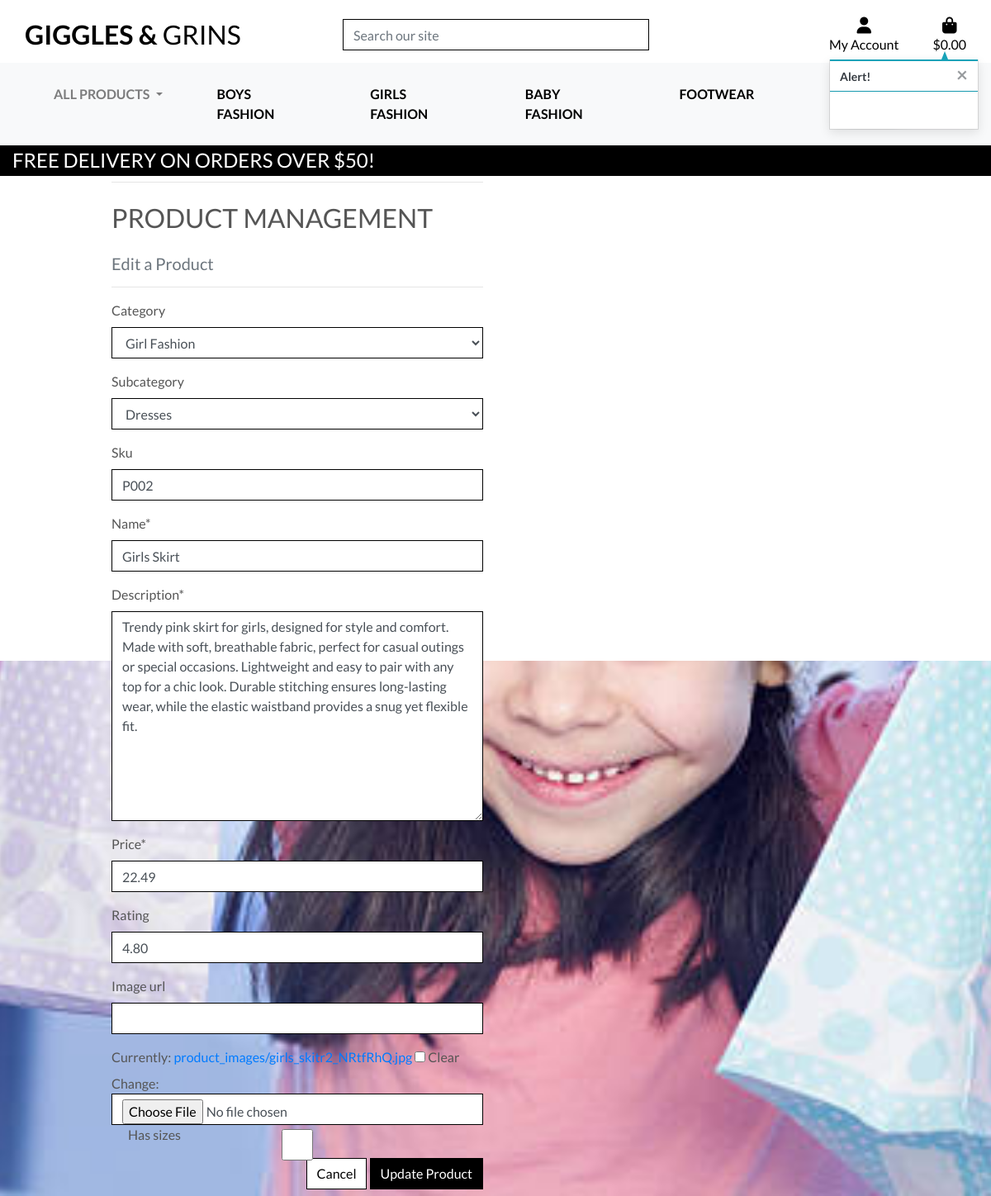
The page /products/edit/2/ (signed in) on the database as committed earlier.
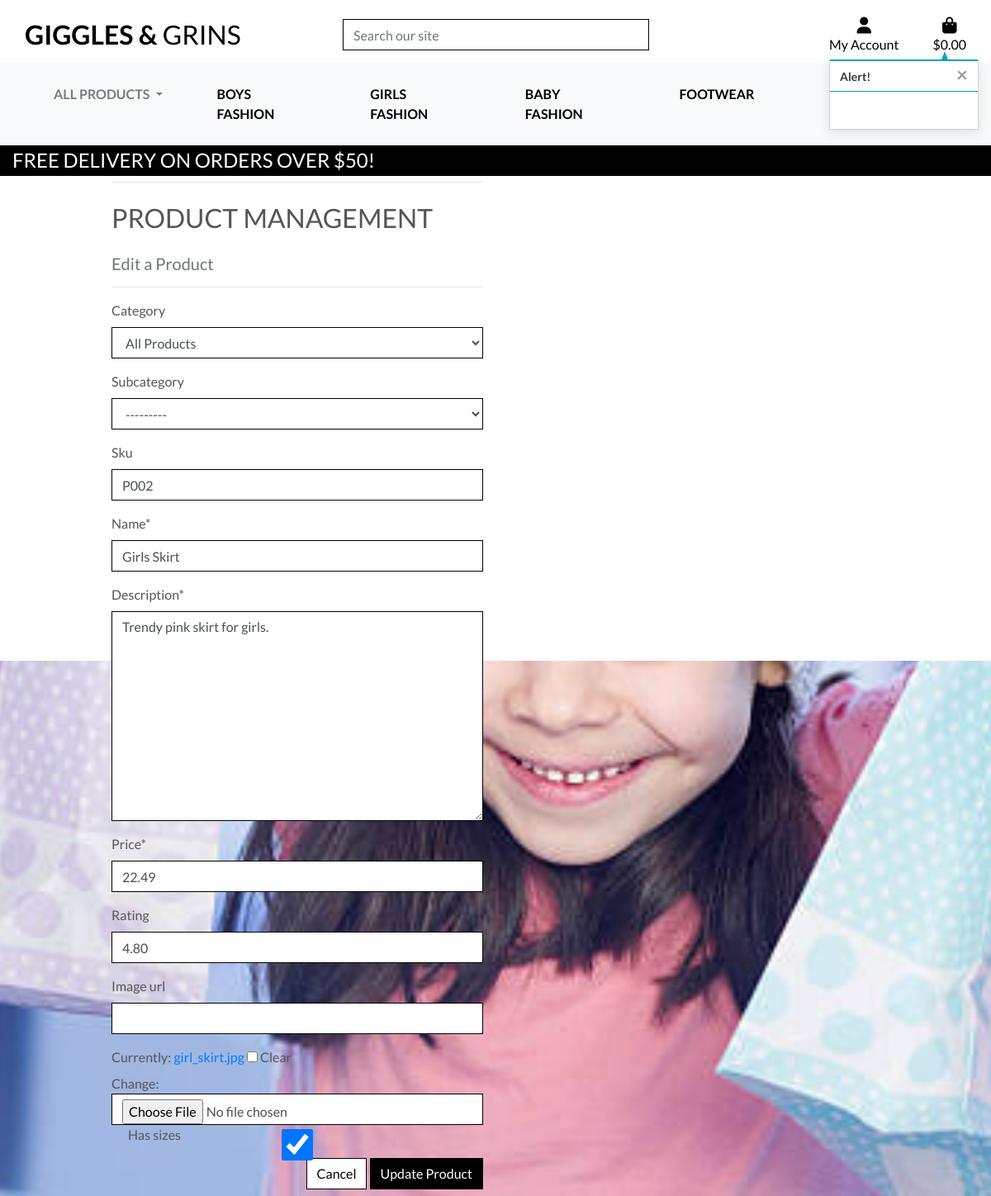
The same page on the database as committed later.
### products/models.py (models this page shows, shortened)
class Product(models.Model):
    category = models.ForeignKey('Category', null=True, blank=True, on_delete=models.SET_NULL)
    subcategory = models.ForeignKey('Subcategory', null=True, blank=True, on_delete=models.SET_NULL, related_name="products")
    sku = models.CharField(max_length=254, null=True, blank=True)
    name = models.CharField(max_length=254)
    description = models.TextField()
    has_sizes = models.BooleanField(default=False, null=True, blank=True)
    price = models.DecimalField(max_digits=6, decimal_places=2)
    rating = models.DecimalField(max_digits=6, decimal_places=2, null=True, blank=True)
    image_url = models.URLField(max_length=1024, null=True, blank=True)
    image = models.ImageField(upload_to='product_images/', blank=True, null=True)
    has_sizes = models.BooleanField(default=True)

### products/views.py (the view)
# urls.py: path('edit/<int:product_id>/', views.edit_product, name='edit_product'),
@login_required
def edit_product(request, product_id):
    if not request.user.is_superuser:
        messages.error(request, 'Sorry, only store owners can do that.')
        return redirect(reverse('home'))
    product = get_object_or_404(Product, pk=product_id)
    if request.method == 'POST':
        form = ProductForm(request.POST, request.FILES, instance=product)
        if form.is_valid():
            form.save()
            messages.success(request, 'Successfully updated product!')
            return redirect(reverse('product_detail', args=[product.id]))
        else:
            messages.error(request, 'Failed to update product. Please ensure the form is valid.')
    else:
        form = ProductForm(instance=product)
        messages.info(request, f'You are editing {product.name}')
    template = 'products/edit_product.html'
    context = {
        'form': form,
        'product': product,
    }
    return render(request, template, context)

### products/forms.py
class ProductForm(forms.ModelForm):
    class Meta:
        model = Product
        fields = '__all__'
    def __init__(self, *args, **kwargs):
        super().__init__(*args, **kwargs)
        for field_name, field in self.fields.items():
            field.widget.attrs['class'] = 'form-control border-black rounded-0'
        self.fields['category'].queryset = Category.objects.all()
        self.fields['category'].empty_label = None
        self.fields['subcategory'].queryset = Subcategory.objects.all()
        self.fields['category'].widget.attrs['placeholder'] = 'Select a category'
        self.fields['subcategory'].widget.attrs['placeholder'] = 'Select a subcategory'

### products/context_processors.py (called while the page is built)
def categories_with_subcategories(request):
    categories = Category.objects.prefetch_related("subcategories").all()
    return {"categories_with_subcategories": categories}

### products/models.py (called while the page is built)
    def __str__(self):
        return self.name

    def __str__(self):
        return self.name

### products/templates/products/edit_product.html (shortened to what this page needs)
{% extends "base.html" %}
{% load static %}
{% block page_header %}
    <div class="container header-container">
    </div>
{% endblock %}
{% block content %}
    <div class="overlay"></div>
    <div class="container">
        <div class="row">
            <div class="col-12 col-md-6">
                <hr>
                <h2 class="logo-font mb-4">Product Management</h2>
                <h5 class="text-muted">Edit a Product</h5>
                <hr>
            </div>
        </div>
        <div class="row">
            <div class="col-12 col-md-6">
                <form method="POST" action="{% url 'edit_product' product.id %}" class="form mb-2" enctype="multipart/form-data">
                    {% for field in form %}
                        {% if field.name != 'image' %}
                            {{ field | as_crispy_field }}
                        {% else %}
                            {{ field }}
                        {% endif %}
                    {% endfor %}
                    <div class="text-right">
                        <a class="btn btn-outline-black rounded-0" href="{% url 'products' %}">Cancel</a>
                        <button class="btn btn-black rounded-0" type="submit">Update Product</button>
                    </div>
                </form>
            </div>
        </div>
    </div>
{% endblock %}

Rows that differ between the two databases and show on the page:
changed Product "Girls Skirt": category "Girl Fashion" → "All Products"; subcategory "Dresses" → "---------"; description "Trendy pink skirt for girls, designed for style and comfort. Made with soft, breathable fabric, perfect for casual outings or special occasions. Lightweight and easy to pair with any top for a chic look. Durable stitching ensures long-lasting wear, while the elastic waistband provides a snug yet flexible fit." → "Trendy pink skirt for girls."; has_sizes "☐" → "☑"
Other text that changed with them:
text no longer shown: "Currently: product_images/girls_skitr2_NRtfRhQ.jpg Clear Change:"
text now shown: "Currently: girl_skirt.jpg Clear Change:"
